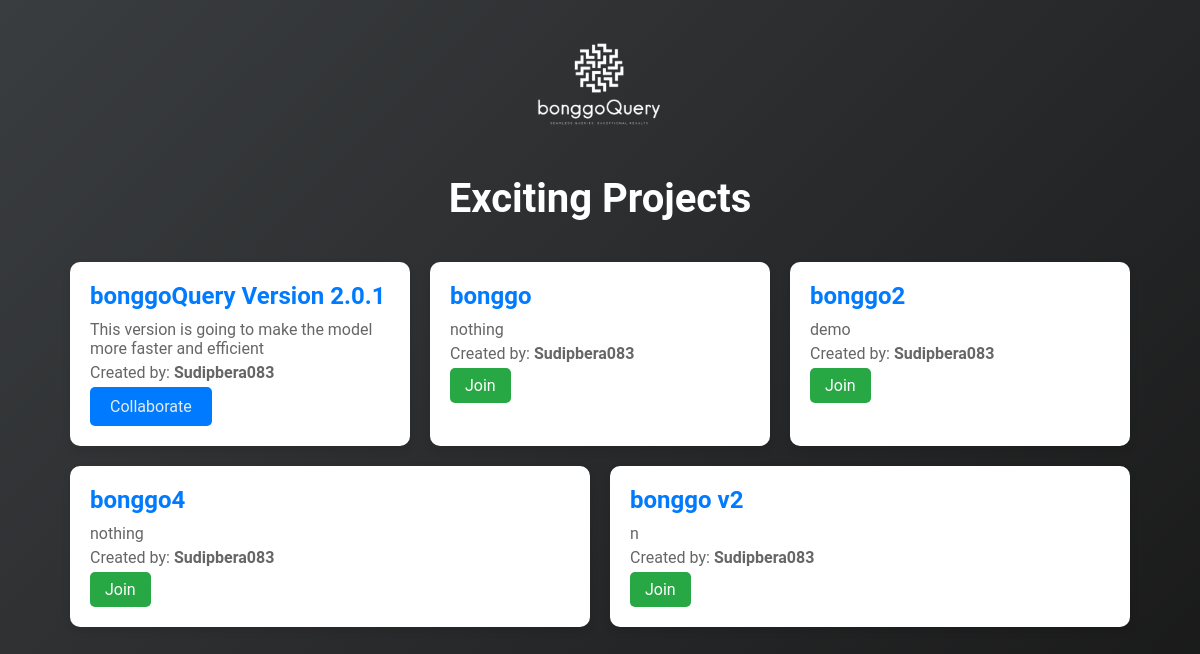
Screenshot of /collaboration/ (signed in) with the database file from the repository.
### collaboration/models.py (models this page shows, shortened)
class Project(models.Model):
    title = models.CharField(max_length=100)
    description = models.TextField()
    created_by = models.ForeignKey(User, on_delete=models.CASCADE)
    created_at = models.DateTimeField(auto_now_add=True)

### collaboration/views.py (the view)
# urls.py: path('', project_list, name='project_list'),
def project_list(request):
    projects = Project.objects.all()
    user_collaborations = Collaboration.objects.filter(user=request.user).values_list('project_id', flat=True)
    return render(request, 'collaboration/project_list.html', {
        'projects': projects,
        'user_collaborations': user_collaborations,
    })

### templates/collaboration/project_list.html (shortened to what this page needs)
<!DOCTYPE html>
<html lang="en">
    {% load static  %}
<head>
   </head>
<body>
    <div class="container">
        <header>
            <img src="{% static 'img/logo.png' %}" alt="" style="height: auto; width: 200px;">
            <h1 style="color: white;">Exciting Projects</h1>
        </header>
        <ul class="project-list">
            {% for project in projects %}
                <li class="project-card">
                    <div class="project-content">
                        <h2>{{ project.title }}</h2>
                        <p>{{ project.description }}</p>
                        <p class="created-by">Created by: <strong>{{ project.created_by }}</strong></p>
                        {% if project.id in user_collaborations %}
                            <a class="status btn btn-success"
                            style="color: #e5ece7;"  href="{% url 'Collaboration:project_detail' project.id %}">Collaborate</a>
                        {% else %}
                            <a href="{% url 'Collaboration:join_project' project.id %}" class="join-btn">Join</a>
                        {% endif %}
                    </div>
                </li>
            {% endfor %}
        </ul>
    </div>
</body>
</html>

### templates/collaboration/project_list.html (style rules this page uses)
body { background: linear-gradient(135deg, #3A3D40, #181818); font-family: "Roboto", sans-serif; color: #333; height: 100vh; margin: 0; display: flex; flex-direction: column; }
.container { width: 90%; max-width: 1200px; margin: 0 auto; padding: 20px; }
header { text-align: center; margin-bottom: 30px; }
h1 { color: #333; font-size: 2.5rem; }
.btn { display: inline-block; padding: 10px 20px; background-color: #007bff; color: white; text-decoration: none; border-radius: 5px; transition: background-color 0.3s; }
.project-list { list-style: none; padding: 0; display: flex; flex-wrap: wrap; justify-content: space-between; }
.project-card { background: white; border-radius: 10px; box-shadow: 0 4px 8px rgba(0, 0, 0, 0.1); margin: 10px; padding: 20px; flex: 1 1 300px; transition: transform 0.3s; }
.project-content h2 { color: #007bff; margin: 0 0 10px; }
.project-content p { color: #666; margin: 5px 0; }
.join-btn { display: inline-block; padding: 8px 15px; background-color: #28a745; color: white; text-decoration: none; border-radius: 5px; transition: background-color 0.3s; }

### rows the page displays
Project: title "bonggoQuery Version 2.0.1", description "This version is going to make the model more faster and efficient", created_by "Sudipbera083", shows "Collaborate"
Project: title "bonggo", description "nothing", created_by "Sudipbera083", shows "Join"
Project: title "bonggo2", description "demo", created_by "Sudipbera083", shows "Join"
Project: title "bonggo4", description "nothing", created_by "Sudipbera083", shows "Join"
Project: title "bonggo v2", description "n", created_by "Sudipbera083", shows "Join"
